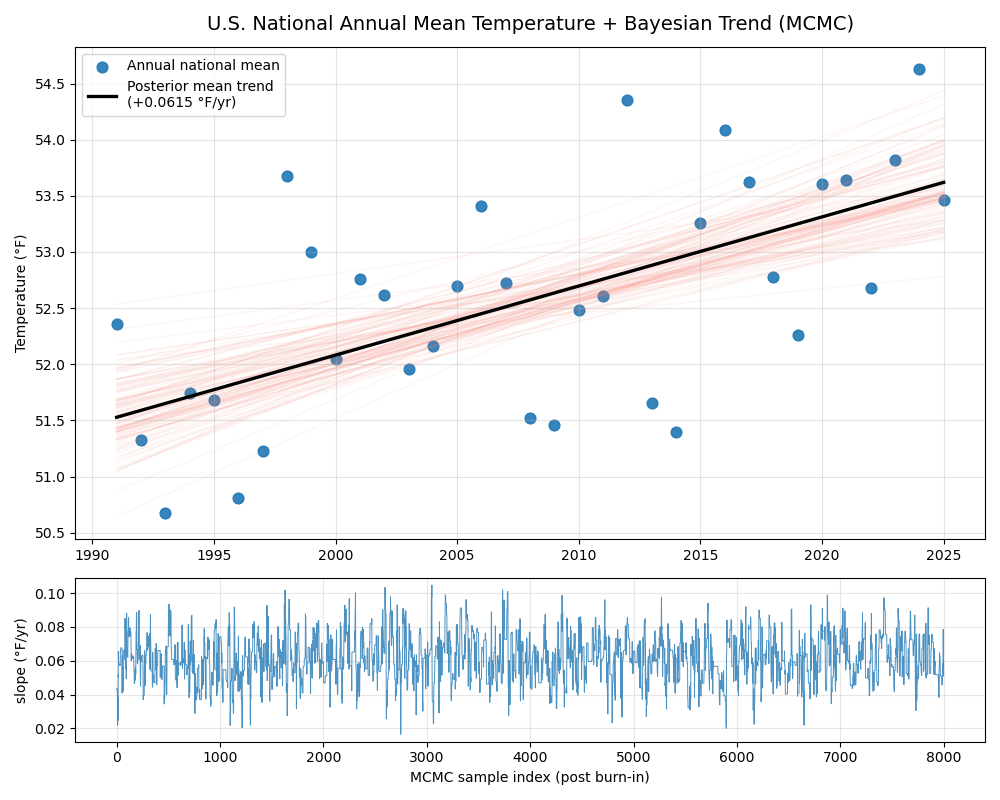

Reproduce this figure in Python.
import numpy as np
import pandas as pd
import matplotlib.pyplot as plt
from scipy import stats

# ────────────────────────────────────────────────
#  SETTINGS & HYPERPARAMETERS
# ────────────────────────────────────────────────
RANDOM_SEED       = 2025
N_ITER            = 50_000
BURN_IN           = 10_000
THIN              = 5
PROPOSAL_SCALE    = {'intercept': 1.2, 'slope': 0.015, 'sigma': 0.35}

np.random.seed(RANDOM_SEED)

# ────────────────────────────────────────────────
#  1. Load data & compute national annual means
# ────────────────────────────────────────────────
df = pd.read_csv("data.csv")

# Create a proper date and sort
df["Date"] = pd.to_datetime(df[["Year", "Month"]].assign(day=1))
df = df.sort_values(["State", "Date"])

# Annual national average
annual = df.groupby("Year")["Temperature"].mean().reset_index()
annual = annual.rename(columns={"Temperature": "T_avg"})

years = annual["Year"].values
y     = annual["T_avg"].values

# Center years for numerical stability
t = years - years[0]               # years since first year
n = len(y)

print(f"Years: {years.min()} – {years.max()}    (n = {n})")
print(f"Mean temperature: {y.mean():.2f} °F\n")

# ────────────────────────────────────────────────
#  2. Log posterior (up to constant)
# ────────────────────────────────────────────────
def log_posterior(intercept, slope, log_sigma, t, y):
    sigma = np.exp(log_sigma)
    if sigma <= 0:
        return -np.inf

    mu = intercept + slope * t
    log_lik = stats.norm.logpdf(y, loc=mu, scale=sigma).sum()

    # Priors (weakly informative)
    log_prior_a     = stats.norm.logpdf(intercept,  52, 10)
    log_prior_b     = stats.norm.logpdf(slope,     0.04, 0.08)
    log_prior_logsig = stats.norm.logpdf(log_sigma, np.log(1.2), 1.0)

    return log_lik + log_prior_a + log_prior_b + log_prior_logsig


# ────────────────────────────────────────────────
#  3. Metropolis-Hastings sampler
# ────────────────────────────────────────────────
def metropolis_hastings():
    # Initial guess (rough OLS)
    slope_init    = np.polyfit(t, y, 1)[0]
    intercept_init = y.mean() - slope_init * t.mean()
    resid = y - (intercept_init + slope_init * t)
    sigma_init = np.std(resid)
    log_sigma_init = np.log(sigma_init)

    current = np.array([intercept_init, slope_init, log_sigma_init])
    samples = []

    n_accepted = 0

    for i in range(N_ITER):
        proposal = current + np.random.normal(0, [
            PROPOSAL_SCALE['intercept'],
            PROPOSAL_SCALE['slope'],
            PROPOSAL_SCALE['sigma']
        ])

        log_p_curr = log_posterior(*current, t, y)
        log_p_prop = log_posterior(*proposal, t, y)

        log_alpha = log_p_prop - log_p_curr

        if np.log(np.random.rand()) < log_alpha:
            current = proposal
            n_accepted += 1

        if i >= BURN_IN and (i - BURN_IN) % THIN == 0:
            samples.append(current.copy())

        if (i + 1) % 5000 == 0:
            acc_rate = n_accepted / (i + 1)
            print(f"Iter {i+1:6d} | acc = {acc_rate:.1%} | "
                  f"b = {current[1]:+.4f} | σ = {np.exp(current[2]):.2f}")

    samples = np.array(samples)
    print(f"\nFinal acceptance rate: {n_accepted / N_ITER:.1%}")
    return samples


# ────────────────────────────────────────────────
#  4. Run MCMC
# ────────────────────────────────────────────────
print("Running MCMC ...\n")
posterior_samples = metropolis_hastings()

intercept_samples = posterior_samples[:, 0]
slope_samples     = posterior_samples[:, 1]
sigma_samples     = np.exp(posterior_samples[:, 2])

# ────────────────────────────────────────────────
#  5. Summarize results
# ────────────────────────────────────────────────
print("\n" + "═"*65)
print("POSTERIOR SUMMARY  (after burn-in & thinning)")
print("═"*65)
print(f"Intercept     {np.mean(intercept_samples):8.2f} ± {np.std(intercept_samples):.2f}")
print(f"Slope (°F/yr) {np.mean(slope_samples):8.4f} ± {np.std(slope_samples):.4f}")
print(f"Sigma         {np.mean(sigma_samples):8.2f} ± {np.std(sigma_samples):.2f}")
print()

p_warming = (slope_samples > 0).mean()
ci95 = np.percentile(slope_samples, [2.5, 97.5])
print(f"P(slope > 0)  = {p_warming:.4f}")
print(f"95% CrI slope = [{ci95[0]:+.4f}, {ci95[1]:+.4f}] °F/year")
print("═"*65 + "\n")

# ────────────────────────────────────────────────
#  6. Visualisation
# ────────────────────────────────────────────────
fig, (ax1, ax2) = plt.subplots(2, 1, figsize=(10, 8), height_ratios=[3,1])

# Trace plot – slope
ax2.plot(slope_samples, lw=0.7, color='C0', alpha=0.8)
ax2.set_ylabel("slope (°F/yr)")
ax2.set_xlabel("MCMC sample index (post burn-in)")
ax2.grid(True, alpha=0.3)

# Data + posterior predictive
ax1.scatter(years, y, c='C0', s=60, alpha=0.9, label="Annual national mean")

# Plot 100 random posterior lines
for i in np.random.choice(len(slope_samples), 120, replace=False):
    a, b = intercept_samples[i], slope_samples[i]
    ax1.plot(years, a + b * t, color='salmon', alpha=0.07, lw=1.1, zorder=1)

# Mean trend
a_mean = np.mean(intercept_samples)
b_mean = np.mean(slope_samples)
ax1.plot(years, a_mean + b_mean * t, 'k', lw=2.4, label=f"Posterior mean trend\n({b_mean:+.4f} °F/yr)")

ax1.set_title("U.S. National Annual Mean Temperature + Bayesian Trend (MCMC)", fontsize=14, pad=12)
ax1.set_ylabel("Temperature (°F)")
ax1.legend(loc="upper left", frameon=True)
ax1.grid(True, alpha=0.35)

plt.tight_layout()
plt.show()
